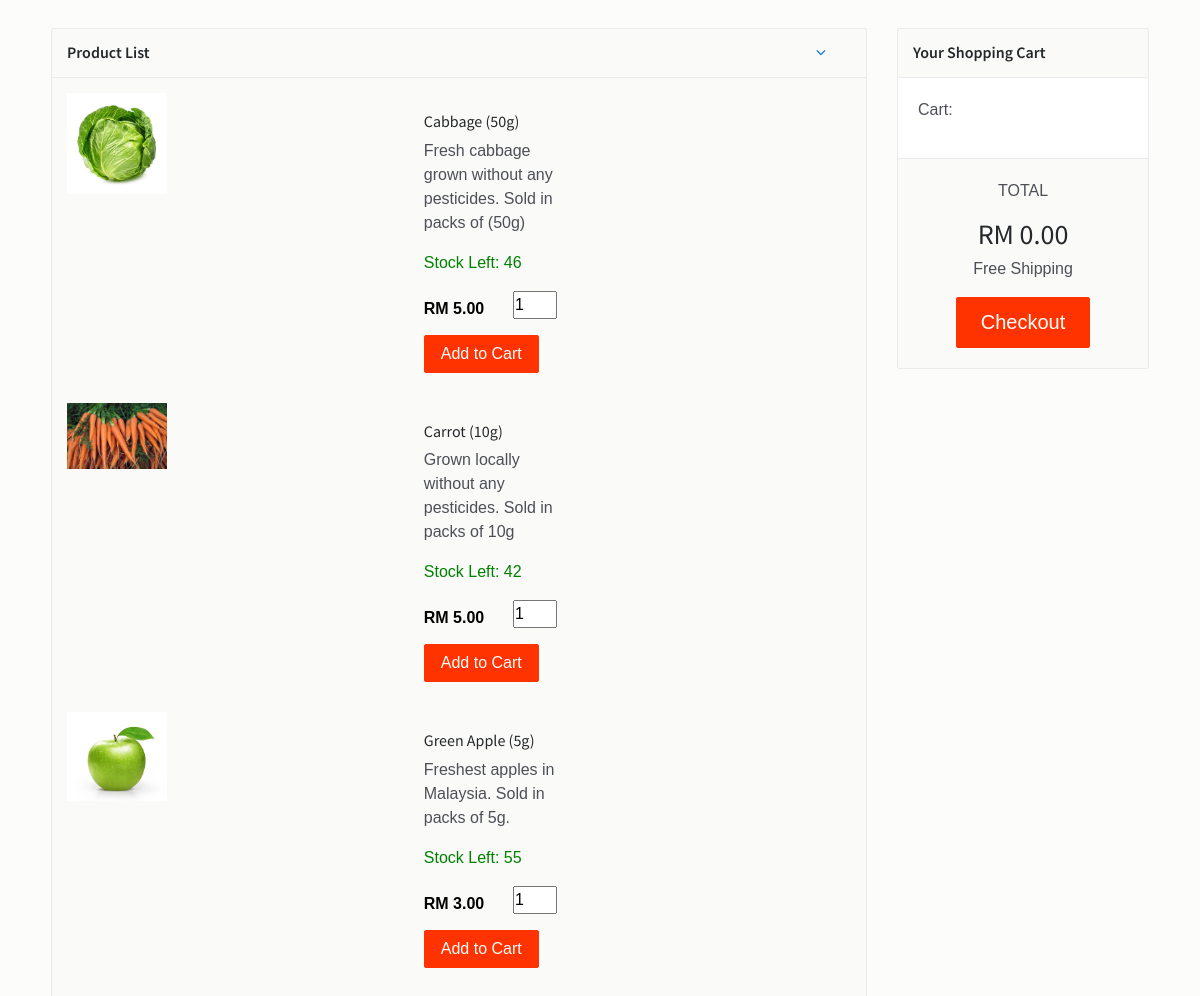
The page /dishes.php (signed in, middle part) on the database as committed earlier.
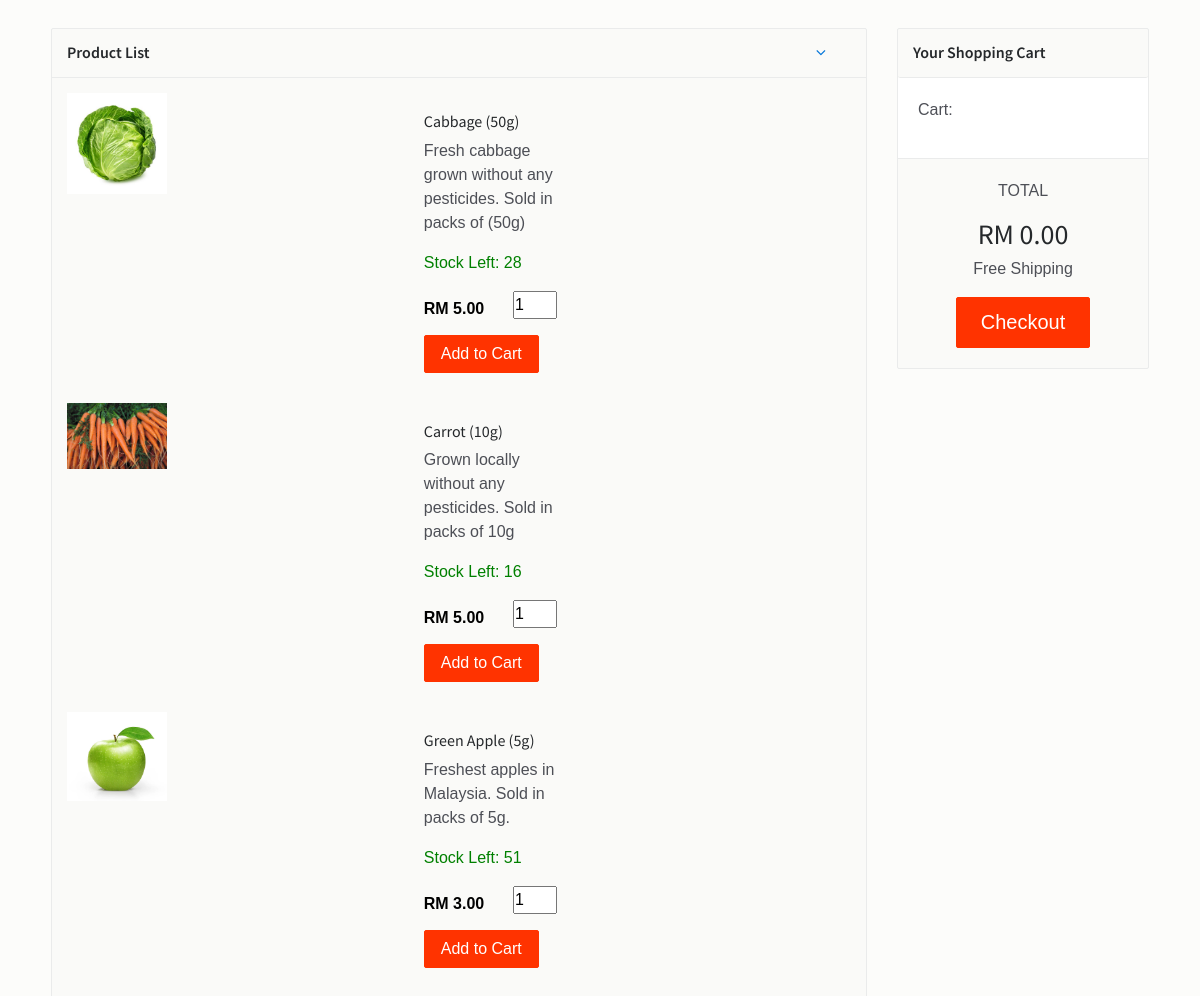
The same page on the database as committed later.
### tables this page shows
CREATE TABLE `product` (
  `product_id` int(11) NOT NULL,
  `product_name` varchar(255) NOT NULL,
  `product_image` text NOT NULL,
  `descr` varchar(500) NOT NULL,
  `weight` int(5) NOT NULL,
  `categories_id` int(11) NOT NULL,
  `quantity` decimal(11,3) NOT NULL,
  `price` decimal(10,2) NOT NULL,
  `owner` text NOT NULL,
  `active` int(11) NOT NULL DEFAULT 0,
  `status` int(11) NOT NULL DEFAULT 0
);

### dishes.php (the view, shortened to what this page needs)
<!DOCTYPE html>
<html lang="en">
<head>
    <link href="css/bootstrap.min.css" rel="stylesheet">
    <link href="css/font-awesome.min.css" rel="stylesheet">
    <link href="css/animsition.min.css" rel="stylesheet">
    <link href="css/animate.css" rel="stylesheet">
    <link href="css/style.css" rel="stylesheet">
</head>
<body class="home">
    <?php
    include("includes/header.php");
    ?>
     <div class="page-wrapper" >
        <div class="container m-t-30">
            <div class="row">
                <div class="col-xs-12 col-sm-8 col-md-8 col-lg-9">
                    <div class="menu-widget" id="2">
                        <div class="widget-heading">
                            <h3 class="widget-title text-dark">
                                Product List <a class="btn btn-link pull-right" data-toggle="collapse" href="#popular2" aria-expanded="true">
                                <i class="fa fa-angle-down pull-right"></i>
                                </a>
                            </h3>
                            <div class="clearfix"></div>
                        </div>
                        <div class="collapse in" id="popular2">
                        <?php
                            $stmt = $db->prepare("SELECT * FROM product WHERE owner = ? AND active = 1");
                            $stmt->bind_param("i", $_GET['res_id']);
                            $stmt->execute();
                            $products = $stmt->get_result();
                            if (!empty($products))
                            {
                                foreach($products as $product)
                                {
                        ?>
                            <div class="food-item">
                                <div class="row">
                                    <div class="col-xs-12 col-sm-12 col-lg-8">
                                        <div class="rest-logo pull-left">
                                            <a class="restaurant-logo pull-left" href="#"><?php echo '<img src="'.$product['product_image'].'" alt="Product logo">'; ?></a>
                                        </div>
                                        <div class="col-xs-12 col-sm-12 col-lg-4 pull-right item-cart-info product" data-product-id="<?php echo $product['product_id']; ?>" data-product-owner="<?php echo $product['owner']; ?>">
                                            <h6><?php echo $product['product_name']; ?></h6>
                                            <p><?php echo $product['descr']; ?></p>
                                            <p style="color: green;">Stock Left: <?php echo (int)$product['quantity']; ?></p>
                                            <span class="price pull-left" >RM <?php echo $product['price']; ?></span>
                                            <input type="text" name="quantity" style="margin-left: 1.8rem; margin-bottom: 1rem" value="1" size="2" />
                                            <button class="btn theme-btn addsToCart">Add to Cart</button>
                                        </div>
                                    </div>
                                </div>
                            </div>
                            <?php
                                    }
                                }
                            ?>
                        </div>
                    </div>
                </div>
                <div class="col-xs-12 col-sm-4 col-md-4 col-lg-3">
                    <div class="widget widget-cart">
                        <div class="widget-heading">
                            <h3 class="widget-title text-dark">
                                Your Shopping Cart
                            </h3>
                            <div class="clearfix"></div>
                        </div>
                        <div class="order-row bg-white">
                            <div class="widget-body">
                                <div id="cart">
                                    <p>Cart:</p>
                                </div>
                            </div>
                        </div>
                        <div class="widget-body">
                            <div class="price-wrap text-xs-center">
                                <p>TOTAL</p>
                                <h3 id="cartTotal" class="value">RM 0.00</h3>
                                <p>Free Shipping</p>
                                <a href="checkout.php?res_id=<?php echo $_GET['res_id'];?>&action=check"  class="btn theme-btn btn-lg">Checkout</a>
                            </div>
                        </div>
                    </div>
                </div>
            </div>
        </div>
</body>
</html>

Rows that differ between the two databases and show on the page:
changed product "Cabbage (50g)": quantity "46" → "28"
changed product "Carrot (10g)": quantity "42" → "16"
changed product "Green Apple (5g)": quantity "55" → "51"
